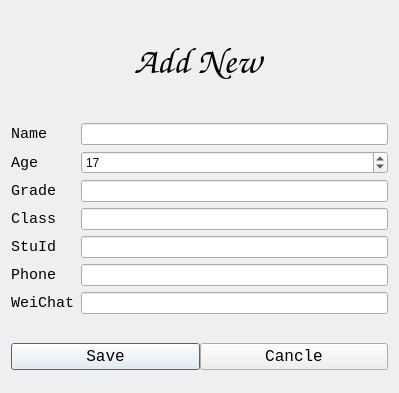
<?xml version="1.0" encoding="UTF-8"?>
<ui version="4.0">
 <class>Dlg_AddStu</class>
 <widget class="QDialog" name="Dlg_AddStu">
  <property name="geometry">
   <rect>
    <x>0</x>
    <y>0</y>
    <width>399</width>
    <height>393</height>
   </rect>
  </property>
  <property name="windowTitle">
   <string>Dialog</string>
  </property>
  <layout class="QGridLayout" name="gridLayout_3">
   <item row="0" column="0">
    <widget class="QWidget" name="widget_3" native="true">
     <property name="minimumSize">
      <size>
       <width>0</width>
       <height>100</height>
      </size>
     </property>
     <property name="maximumSize">
      <size>
       <width>16777215</width>
       <height>100</height>
      </size>
     </property>
     <layout class="QGridLayout" name="gridLayout_4">
      <property name="leftMargin">
       <number>0</number>
      </property>
      <property name="topMargin">
       <number>0</number>
      </property>
      <property name="rightMargin">
       <number>0</number>
      </property>
      <property name="bottomMargin">
       <number>0</number>
      </property>
      <property name="spacing">
       <number>0</number>
      </property>
      <item row="0" column="0">
       <spacer name="horizontalSpacer">
        <property name="orientation">
         <enum>Qt::Horizontal</enum>
        </property>
        <property name="sizeHint" stdset="0">
         <size>
          <width>88</width>
          <height>20</height>
         </size>
        </property>
       </spacer>
      </item>
      <item row="0" column="1">
       <widget class="QLabel" name="label_8">
        <property name="font">
         <font>
          <family>Comic Sans MS</family>
          <pointsize>28</pointsize>
         </font>
        </property>
        <property name="text">
         <string>Add New</string>
        </property>
       </widget>
      </item>
      <item row="0" column="2">
       <spacer name="horizontalSpacer_2">
        <property name="orientation">
         <enum>Qt::Horizontal</enum>
        </property>
        <property name="sizeHint" stdset="0">
         <size>
          <width>87</width>
          <height>20</height>
         </size>
        </property>
       </spacer>
      </item>
     </layout>
    </widget>
   </item>
   <item row="1" column="0">
    <widget class="QWidget" name="widget_2" native="true">
     <layout class="QGridLayout" name="gridLayout_2">
      <property name="leftMargin">
       <number>0</number>
      </property>
      <property name="topMargin">
       <number>0</number>
      </property>
      <property name="rightMargin">
       <number>0</number>
      </property>
      <property name="bottomMargin">
       <number>0</number>
      </property>
      <property name="spacing">
       <number>0</number>
      </property>
      <item row="0" column="0">
       <widget class="QLabel" name="label">
        <property name="minimumSize">
         <size>
          <width>70</width>
          <height>0</height>
         </size>
        </property>
        <property name="maximumSize">
         <size>
          <width>70</width>
          <height>16777215</height>
         </size>
        </property>
        <property name="font">
         <font>
          <family>Consolas</family>
          <pointsize>11</pointsize>
         </font>
        </property>
        <property name="text">
         <string>Name</string>
        </property>
       </widget>
      </item>
      <item row="0" column="1">
       <widget class="QLineEdit" name="le_name"/>
      </item>
      <item row="1" column="0">
       <widget class="QLabel" name="label_2">
        <property name="minimumSize">
         <size>
          <width>70</width>
          <height>0</height>
         </size>
        </property>
        <property name="maximumSize">
         <size>
          <width>70</width>
          <height>16777215</height>
         </size>
        </property>
        <property name="font">
         <font>
          <family>Consolas</family>
          <pointsize>11</pointsize>
         </font>
        </property>
        <property name="text">
         <string>Age</string>
        </property>
       </widget>
      </item>
      <item row="1" column="1">
       <widget class="QSpinBox" name="sb_age">
        <property name="value">
         <number>17</number>
        </property>
       </widget>
      </item>
      <item row="2" column="0">
       <widget class="QLabel" name="label_3">
        <property name="minimumSize">
         <size>
          <width>70</width>
          <height>0</height>
         </size>
        </property>
        <property name="maximumSize">
         <size>
          <width>6070</width>
          <height>16777215</height>
         </size>
        </property>
        <property name="font">
         <font>
          <family>Consolas</family>
          <pointsize>11</pointsize>
         </font>
        </property>
        <property name="text">
         <string>Grade</string>
        </property>
       </widget>
      </item>
      <item row="2" column="1">
       <widget class="QLineEdit" name="le_grade"/>
      </item>
      <item row="3" column="0">
       <widget class="QLabel" name="label_4">
        <property name="minimumSize">
         <size>
          <width>70</width>
          <height>0</height>
         </size>
        </property>
        <property name="maximumSize">
         <size>
          <width>70</width>
          <height>16777215</height>
         </size>
        </property>
        <property name="font">
         <font>
          <family>Consolas</family>
          <pointsize>11</pointsize>
         </font>
        </property>
        <property name="text">
         <string>Class</string>
        </property>
       </widget>
      </item>
      <item row="3" column="1">
       <widget class="QLineEdit" name="le_class"/>
      </item>
      <item row="4" column="0">
       <widget class="QLabel" name="label_5">
        <property name="minimumSize">
         <size>
          <width>70</width>
          <height>0</height>
         </size>
        </property>
        <property name="maximumSize">
         <size>
          <width>70</width>
          <height>16777215</height>
         </size>
        </property>
        <property name="font">
         <font>
          <family>Consolas</family>
          <pointsize>11</pointsize>
         </font>
        </property>
        <property name="text">
         <string>StuId</string>
        </property>
       </widget>
      </item>
      <item row="4" column="1">
       <widget class="QLineEdit" name="le_seq"/>
      </item>
      <item row="5" column="0">
       <widget class="QLabel" name="label_6">
        <property name="minimumSize">
         <size>
          <width>70</width>
          <height>0</height>
         </size>
        </property>
        <property name="maximumSize">
         <size>
          <width>70</width>
          <height>16777215</height>
         </size>
        </property>
        <property name="font">
         <font>
          <family>Consolas</family>
          <pointsize>11</pointsize>
         </font>
        </property>
        <property name="text">
         <string>Phone</string>
        </property>
       </widget>
      </item>
      <item row="5" column="1">
       <widget class="QLineEdit" name="le_phone"/>
      </item>
      <item row="6" column="0">
       <widget class="QLabel" name="label_7">
        <property name="minimumSize">
         <size>
          <width>70</width>
          <height>0</height>
         </size>
        </property>
        <property name="maximumSize">
         <size>
          <width>70</width>
          <height>16777215</height>
         </size>
        </property>
        <property name="font">
         <font>
          <family>Consolas</family>
          <pointsize>11</pointsize>
         </font>
        </property>
        <property name="text">
         <string>WeiChat</string>
        </property>
       </widget>
      </item>
      <item row="6" column="1">
       <widget class="QLineEdit" name="le_weichat"/>
      </item>
     </layout>
    </widget>
   </item>
   <item row="2" column="0">
    <widget class="QWidget" name="widget" native="true">
     <property name="maximumSize">
      <size>
       <width>16777215</width>
       <height>50</height>
      </size>
     </property>
     <layout class="QGridLayout" name="gridLayout">
      <property name="leftMargin">
       <number>0</number>
      </property>
      <property name="topMargin">
       <number>0</number>
      </property>
      <property name="rightMargin">
       <number>0</number>
      </property>
      <property name="bottomMargin">
       <number>0</number>
      </property>
      <property name="spacing">
       <number>0</number>
      </property>
      <item row="0" column="0">
       <widget class="QPushButton" name="btn_save">
        <property name="font">
         <font>
          <family>Consolas</family>
          <pointsize>12</pointsize>
         </font>
        </property>
        <property name="styleSheet">
         <string notr="true">
QPushButton{background-color: rgb(247, 247, 247);}

QPushButton:hover{background-color: rgb(238, 238, 238); }

QPushButton:pressed{background-color: rgb(220, 220, 220);}</string>
        </property>
        <property name="text">
         <string>Save</string>
        </property>
       </widget>
      </item>
      <item row="0" column="1">
       <widget class="QPushButton" name="btn_cancle">
        <property name="font">
         <font>
          <family>Consolas</family>
          <pointsize>12</pointsize>
         </font>
        </property>
        <property name="text">
         <string>Cancle</string>
        </property>
       </widget>
      </item>
     </layout>
    </widget>
   </item>
  </layout>
 </widget>
 <tabstops>
  <tabstop>le_name</tabstop>
  <tabstop>sb_age</tabstop>
  <tabstop>le_grade</tabstop>
  <tabstop>le_class</tabstop>
  <tabstop>le_seq</tabstop>
  <tabstop>le_phone</tabstop>
  <tabstop>le_weichat</tabstop>
  <tabstop>btn_save</tabstop>
  <tabstop>btn_cancle</tabstop>
 </tabstops>
 <resources/>
 <connections/>
</ui>
